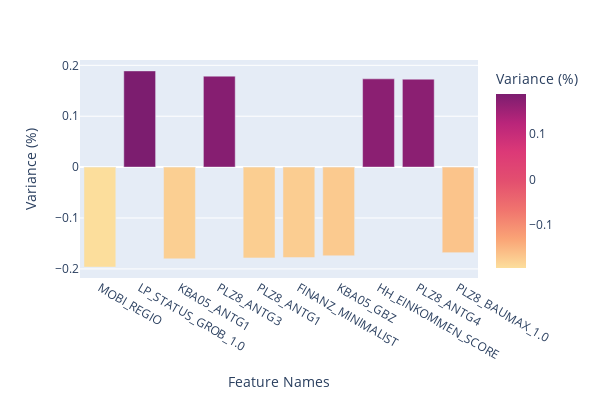

The notebook cell saved with this chart:
### Code cell
plot_pca_dim(pca,feat_names,0,10)

### Figure 1 — Plotly figure (JSON) as saved in the notebook; plotly's stock layout.template omitted (floating-point values rounded to 4 significant figures)
{"data": [{"alignmentgroup": "True", "hovertemplate": "Feature Names=%{x}<br>Variance (%)=%{marker.color}<extra></extra>", "legendgroup": "", "marker": {"color": [-0.1965, 0.1891, -0.1803, 0.1788, -0.1784, -0.1778, -0.1743, 0.1735, 0.1728, -0.168], "coloraxis": "coloraxis", "pattern": {"shape": ""}}, "name": "", "offsetgroup": "", "orientation": "v", "showlegend": false, "textposition": "auto", "type": "bar", "x": ["MOBI_REGIO", "LP_STATUS_GROB_1.0", "KBA05_ANTG1", "PLZ8_ANTG3", "PLZ8_ANTG1", "FINANZ_MINIMALIST", "KBA05_GBZ", "HH_EINKOMMEN_SCORE", "PLZ8_ANTG4", "PLZ8_BAUMAX_1.0"], "xaxis": "x", "y": [-0.1965, 0.1891, -0.1803, 0.1788, -0.1784, -0.1778, -0.1743, 0.1735, 0.1728, -0.168], "yaxis": "y"}], "layout": {"barmode": "relative", "coloraxis": {"colorbar": {"title": {"text": "Variance (%)"}}, "colorscale": [[0, "rgb(252, 222, 156)"], [0.1667, "rgb(250, 164, 118)"], [0.3333, "rgb(240, 116, 110)"], [0.5, "rgb(227, 79, 111)"], [0.6667, "rgb(220, 57, 119)"], [0.8333, "rgb(185, 37, 122)"], [1, "rgb(124, 29, 111)"]]}, "height": 400, "legend": {"tracegroupgap": 0}, "margin": {"t": 60}, "width": 600, "xaxis": {"anchor": "y", "domain": [0, 1], "title": {"text": "Feature Names"}}, "yaxis": {"anchor": "x", "domain": [0, 1], "title": {"text": "Variance (%)"}}}}
